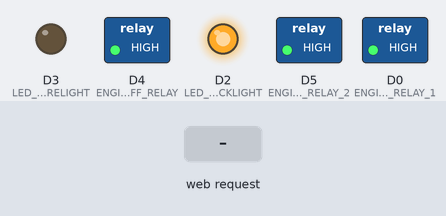
The sketch below on a simulated ESP8266 (NodeMCU). On the bench: switched loads named in the sketch (green lamp = pin HIGH), output pins drawn as LEDs (lit = HIGH). The test bench sets the inputs (shaded band). WiFi joins after 1.5 s; servers stay silent unless stated; what the sketch prints to the serial monitor is not drawn.

Above: at 2.7 s.
2.8 s: HTTP request GET /tvUp received
At 3.8 s:
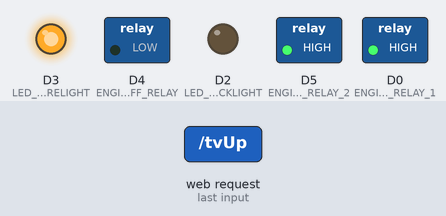
At 13.9 s:
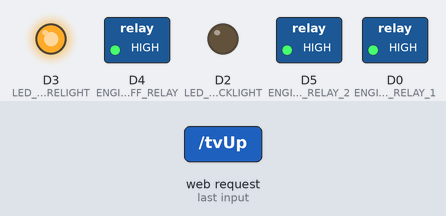
Timing chart, 0 to 19.3 s (numbered marks = the images above; inputs shaded):
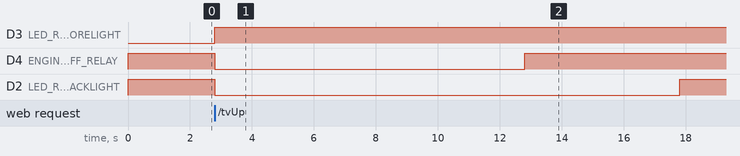

The sketch:

TvLiftServer.ino
```cpp
#include <ESP8266WiFi.h>
#include <WiFiClient.h>
#include <ESP8266WebServer.h>
#include <ESP8266mDNS.h>

char ssid[100] = "crocodil";
char password[100] = "*";

ESP8266WebServer server(80);

const int ENGINE_RELAY_1 = D0;
const int ENGINE_RELAY_2 = D5;
const int ENGINE_CUT_OFF_RELAY = D4;
const int LED_RELAY_BACKLIGHT = D2;
const int LED_RELAY_FORELIGHT = D3;
const int TV_UP_WRITE = 1;
const int TV_DOWN_WRITE = 0;
const int RELAY_OFF = 1;
const int RELAY_ON = 0;

int ENGINE_WORK_TIME_MS = 1000 * 10; // 10 seconds default

int g_ForeLightStatus = RELAY_ON;
int g_BackLightStatus = RELAY_OFF;

void handleRoot() {
  server.send(200, "text/plain", "hello from esp8266!");
}

void handleTvUp() {
  digitalWrite(LED_RELAY_FORELIGHT, RELAY_OFF);

  digitalWrite(LED_RELAY_BACKLIGHT, RELAY_ON);
  changeTV(TV_UP_WRITE);
  server.send(200, "text/plain", "up");
  powerEngine();

  delay(5000);
  digitalWrite(LED_RELAY_BACKLIGHT, RELAY_OFF);
}

void handleTvDown() {
  changeTV(TV_DOWN_WRITE);
  server.send(200, "text/plain", "down");
  powerEngine();
  digitalWrite(LED_RELAY_FORELIGHT, RELAY_ON);
}

void changeTV(int direction) {
  digitalWrite(ENGINE_RELAY_1,direction);
  digitalWrite(ENGINE_RELAY_2,direction);
}

void powerEngine(){
    digitalWrite(ENGINE_CUT_OFF_RELAY,RELAY_ON);
    delay(ENGINE_WORK_TIME_MS);
    digitalWrite(ENGINE_CUT_OFF_RELAY,RELAY_OFF);
}
void foreLight() {
  if (g_ForeLightStatus == RELAY_ON){
    g_ForeLightStatus = RELAY_OFF;
  } else {
    g_ForeLightStatus = RELAY_ON;
  }
  digitalWrite(LED_RELAY_FORELIGHT, g_ForeLightStatus);

  server.send(200, "text/plain", "");
}
void backLight() {
  if (g_BackLightStatus == RELAY_ON){
    g_BackLightStatus = RELAY_OFF;
  } else {
    g_BackLightStatus = RELAY_ON;
  }
  digitalWrite(LED_RELAY_BACKLIGHT, g_BackLightStatus);
  server.send(200, "text/plain", "");
}
void setEngineWorkTime(){
    String timeStr = server.arg(0);
    if (timeStr.toInt() > 0){
       ENGINE_WORK_TIME_MS = timeStr.toInt();
    }
      server.send(200, "text/plain", timeStr);
}

void handleNotFound(){
  server.send(404, "text/plain", "File Not Found");
}

void changeWifiPass(){
  server.send(200, "text/plain", "server will try to connect to new wifi");
  server.arg(0).toCharArray(ssid,100);
  server.arg(1).toCharArray(password,100);
  setup();
}

void setup(void){
  setRelays();

  Serial.begin(115200);
  WiFi.begin(ssid, password);
  Serial.println("");
  int noConnTime = 0;

  // Wait for connection
  while ((WiFi.status() != WL_CONNECTED) && (noConnTime < 20000)) {
    delay(500);
    noConnTime += 500;
    Serial.print(WiFi.status());

    if (noConnTime > 20000) {
      WiFi.softAP("TheTreasureIsExposed", "123456");
    }
  }
  Serial.println("");
  Serial.print("Connected to ");
  Serial.println(ssid);
  Serial.print("IP address: ");
  Serial.println(WiFi.localIP());

  if (MDNS.begin("esp8266")) {
    Serial.println("MDNS responder started");
  }

  server.on("/", handleRoot);
  server.on("/tvUp", handleTvUp);
  server.on("/tvDown", handleTvDown);
  server.on("/foreLight", foreLight);
  server.on("/backLight", backLight);
  server.on("/setEngineWorkTime", setEngineWorkTime);
  server.on("/changeWifiPass", setEngineWorkTime);

  server.onNotFound(handleNotFound);
  server.begin();
  Serial.println("HTTP server started");
}

void loop(void){
  server.handleClient();
}

void setRelays(){
   pinMode(ENGINE_RELAY_1, OUTPUT);
   pinMode(ENGINE_RELAY_2, OUTPUT);
   pinMode(ENGINE_CUT_OFF_RELAY, OUTPUT);
   pinMode(LED_RELAY_BACKLIGHT, OUTPUT);
   pinMode(LED_RELAY_FORELIGHT, OUTPUT);

   digitalWrite(ENGINE_RELAY_1, RELAY_OFF);
   digitalWrite(ENGINE_RELAY_2, RELAY_OFF);
   digitalWrite(ENGINE_CUT_OFF_RELAY, RELAY_OFF);
   digitalWrite(LED_RELAY_BACKLIGHT, RELAY_OFF);
   digitalWrite(LED_RELAY_FORELIGHT, RELAY_ON);
}
```

Measured:
- after the input at 2.8 s, D3 (LED_RELAY_FORELIGHT): LOW → HIGH at once; D4 (ENGINE_CUT_OFF_RELAY): HIGH → LOW at once, → HIGH 10.0 s later; D2 (LED_RELAY_BACKLIGHT): HIGH → LOW at once, → HIGH 15.0 s later
